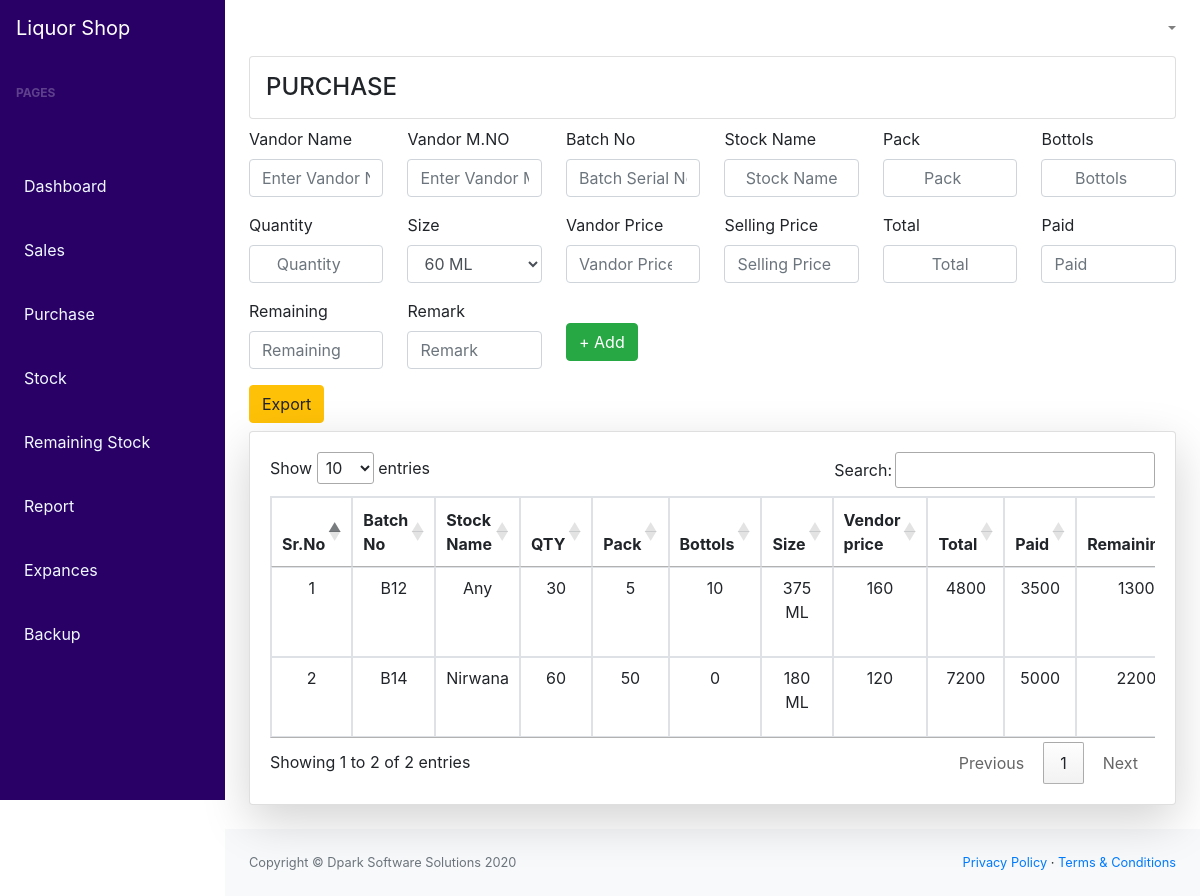
The app's page /desktop/purchase/ (signed in) with its own data.
### main_app/models.py (models this page shows, shortened)
class Purchase(models.Model):
    vandor_name = models.CharField(max_length=100)
    mobile_no = models.CharField(max_length=100)
    batch_sr_no = models.CharField(max_length=100)
    stock_name = models.CharField(max_length=100)
    vandor_price = models.IntegerField(default="0")
    pack = models.IntegerField(default="0")
    bottols = models.IntegerField(default="0")
    size = models.CharField(max_length=100)
    qty = models.IntegerField(default="0")
    selling_price = models.IntegerField(default="0")
    total = models.IntegerField(default="0")
    date = models.DateField(auto_now_add=True,)
    paid = models.IntegerField(default="0")
    remaining = models.IntegerField(default="0")
    remark = models.CharField(max_length=100 )

### main_app/views.py (the view)
# urls.py: path('purchase/', views.purchase, name= "purchase" ),
def purchase(request):
    if  request.user.is_authenticated:
        if request.method == 'POST':
            if Stock.objects.filter(batch_sr_no=request.POST['batch_sr_no']).exists():
                print('Query Availvbale')
                messages.error(request, 'The Batch No already Exist Try new one')
                return redirect('purchase')
            else:
                purchase=Purchase()
                stock= Stock()
                purchase.vandor_name = request.POST['vandor_name']
                purchase.mobile_no = request.POST['mobile_no']
                purchase.batch_sr_no = request.POST['batch_sr_no']
                purchase.stock_name = request.POST['stock_name']
                purchase.vandor_price = request.POST['vandor_price']
                purchase.pack = request.POST['pack']
                purchase.bottols = request.POST['bottols']
                purchase.size = request.POST['size']
                purchase.qty = request.POST['qty']
                purchase.selling_price = request.POST['selling_price']
                purchase.total = request.POST['total']
                purchase.remark = request.POST['remark']
                purchase.paid = request.POST['paid']
                purchase.remaining = request.POST['remaining']
                purchase.save()
                his = Purchasehistroy()
                his.user = purchase
                his.total=request.POST['total']
                his.paid =request.POST['paid']
                his.remaining =request.POST['remaining']
                his.remark =request.POST['remark']
                his.save()
                stock.batch_sr_no = request.POST['batch_sr_no']
                stock.stock_name = request.POST['stock_name']
                stock.vandor_price = request.POST['vandor_price']
                stock.pack = request.POST['pack']
                stock.bottols = request.POST['bottols']
                stock.size = request.POST['size']
                stock.qty = request.POST['qty']
                stock.selling_price = request.POST['selling_price']
                stock.save()
                return redirect("purchase")
        else:
            purchase = Purchase.objects.all().order_by('-id')
            return render(request, 'root/purchase/purchase.html',{ 'purchases':purchase } )
    else:
        return redirect('login')

### main_app/templates/root/purchase/purchase.html (shortened to what this page needs)
{% extends 'base.html' %}
{% block main %}
<div class="">
    <h4 class="text-uppercase card  p-3"> purchase</h4>
    <div class="">
        <form action="#" method="POST"> {% csrf_token %}
            <div class="row">
                <div class="col-md-2">
                    <div class="form-group form-group-sm">
                        <label for="">Vandor Name</label>
                        <input required type="text" class="form-control text-center" name="vandor_name" id="vandor_name"
                            aria-describedby="helpId" placeholder="Enter Vandor Name">
                    </div>
                </div>
                <div class="col-md-2">
                    <div class="form-group form-group-sm">
                        <label for="">Vandor M.NO</label>
                        <input required type="text" class="form-control text-center" name="mobile_no" id="mobile_no"
                            aria-describedby="helpId" placeholder="Enter Vandor Mobile No">
                    </div>
                </div>
                <div class="col-md-2">
                    <div class="form-group">
                        <label for="">Batch No</label>
                        <input required type="text" class="form-control text-center" name="batch_sr_no" id="batch_sr_no"
                            aria-describedby="helpId" required placeholder="Batch Serial No">
                    </div>
                </div>
                <div class="col-md-2">
                    <div class="form-group">
                        <label for="">Stock Name</label>
                        <input required type="text" class="form-control text-center" name="stock_name" id="stock_name"
                            aria-describedby="helpId" required placeholder="Stock Name">
                    </div>
                </div>
                <div class="col-md-2">
                    <div class="form-group">
                        <label for="">Pack</label>
                        <input required type="number" class="form-control text-center" name="pack" id="pack"
                            aria-describedby="helpId" required placeholder="Pack">
                    </div>
                </div>
                <div class="col-md-2">
                    <div class="form-group">
                        <label for="">Bottols</label>
                        <input required type="number" class="form-control text-center" name="bottols" id="bottols"
                            aria-describedby="helpId" required placeholder="Bottols">
                    </div>
                </div>
                <div class="col-md-2">
                    <div class="form-group form-group-sm">
                        <label for="">Quantity</label>
                        <input required type="number" class="form-control text-center" name="qty" id="qty"
                            aria-describedby="helpId" onKeyUp="multiply()" required placeholder="Quantity">
                    </div>
                </div>
                <div class="col-md-2">
                    <div class="form-group">
                        <label for="">Size</label>
                      <select  class="form-control" name="size" id="size" >
                        <option value="60 ML">60 ML</option>
                      </select>
                    </div>
                </div>
                <div class="col-md-2">
                    <div class="form-group">
                        <label for="">Vandor Price</label>
                        <input required type="number" class="form-control text-center" onKeyUp="multiply()" name="vandor_price" id="vandor_price"
                            aria-describedby="helpId" required placeholder="Vandor Price">
                    </div>
                </div>
                <div class="col-md-2">
                    <div class="form-group form-group-sm">
                        <label for="">Selling Price</label>
                        <input required type="number" class="form-control text-center" name="selling_price" id="selling_price"
                            aria-describedby="helpId" required placeholder="Selling Price">
                    </div>
                </div>
                <div class="col-md-2">
                    <div class="form-group">
                        <label for="">Total</label>
                        <input required type="text" class="form-control text-center" name="total" id="s_total"
                            aria-describedby="helpId" placeholder="Total" onkeyup="remain()">
                    </div>
                </div>
                <div class="col-md-2">
                    <div class="form-group">
                        <label for="">Paid</label>
                        <input required type="nmber" name="paid" id="paid" class="form-control" onkeyup="remain()" placeholder="Paid"
                            aria-describedby="helpId">
                    </div>
                </div>
                <div class="col-md-2">
                    <div class="form-group">
                        <label for="">Remaining</label>
                        <input required type="nmber" name="remaining" id="remaining" class="form-control" onkeyup="remain()"
                            placeholder="Remaining" aria-describedby="helpId">
                    </div>
                </div>
                <div class="col-md-2">
                    <div class="form-group">
                     <label for="">Remark</label>
                     <input required type="text" class="form-control" name="remark" id="remark" placeholder="Remark" >
                    </div>
                </div>
                <div class="col-md-2">
                    <button type="submit" class="btn btn-success d-flex align-items-end my-4 "> + Add</button>
                </div>
        </form>
    </div>
</div>
<a href="{% url 'purchaseExport' %}" class="btn btn-warning mb-2 ml-auto ">Export</a>
<div class="">
    <div class="card mb-4 shadow-lg">
        <div class="card-body">
            <div class="table-responsive ">
                <table class="table table-bordered" id="searchTable"  data-page-length='10' width="100%" cellspacing="0">
                    <thead>
                        <tr class="text-center">
                            <th>Sr.No</th>
                            <th>Batch No</th>
                            <th>Stock Name</th>
                            <th>QTY</th>
                            <th>Pack</th>
                            <th>Bottols</th>
                            <th>Size</th>
                            <th>Vendor price</th>
                            <th>Total</th>
                            <th>Paid</th>
                            <th>Remaining</th>
                        </tr>
                    </thead>
                    <tbody>
                        {% for purchase in purchases %}
                        <tr class='text-center'>
                            <td>{{forloop.counter}}</td>
                            <td>{{ purchase.batch_sr_no }}</td>
                            <td>{{ purchase.stock_name }}</td>
                            <td>{{ purchase.qty }}</td>
                            <td>{{ purchase.pack }}</td>
                            <td>{{ purchase.bottols }}</td>
                            <td>{{ purchase.size }}</td>
                            <td>{{ purchase.vandor_price }}</td>
                            <td>{{ purchase.total }}</td>
                            <td>{{ purchase.paid }}</td>
                            <td>{{ purchase.remaining }}</td>
                        </tr>
                        {% endfor %}
                    </tbody>
                </table>
            </div>
        </div>
    </div>
</div>
{% endblock main %}

### records on screen
Purchase: batch_sr_no "B12", stock_name "Any", qty "30", pack "5", bottols "10", size "375 ML", vandor_price "160", total "4800", paid "3500", remaining "1300"
Purchase: batch_sr_no "B14", stock_name "Nirwana", qty "60", pack "50", bottols "0", size "180 ML", vandor_price "120", total "7200", paid "5000", remaining "2200"
